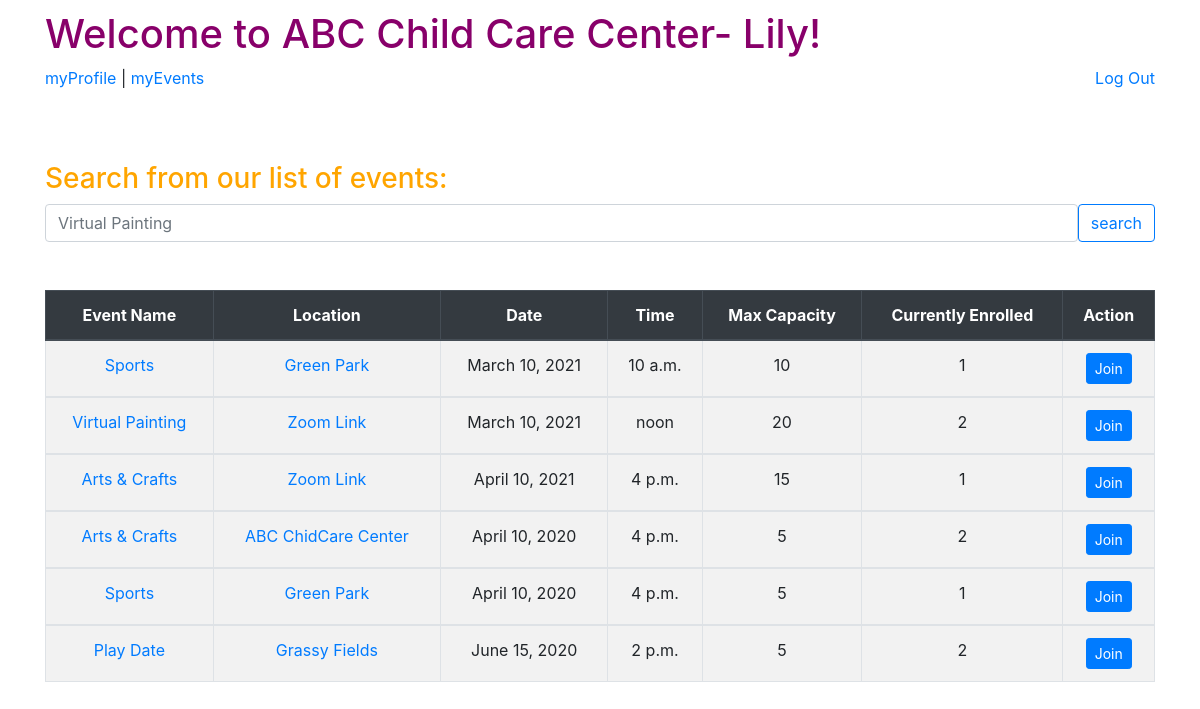
The page /ABC/dashboard (signed in) on the database its author committed.
### group_app/models.py (models this page shows, shortened)
class User(models.Model):
    first_name = models.CharField(max_length=60)
    last_name = models.CharField(max_length=60)
    email = models.EmailField(unique=True)
    password = models.CharField(max_length=100)
    created_at = models.DateTimeField(auto_now_add=True)
    updated_at = models.DateTimeField(auto_now=True)
    objects = UserManager()

class Event(models.Model):
    event_name = models.CharField(max_length=250)
    location = models.CharField(max_length=250)
    event_date = models.DateField()
    event_time = models.TimeField()
    max_capacity = models.IntegerField()
    current_enrolled = models.IntegerField(default=0)
    action_class_full = models.BooleanField(default=False)
    street_address = models.CharField(max_length=255)
    city = models.CharField(max_length=60)
    state = models.CharField(max_length=2)
    zip_code = models.CharField(max_length=5)
    child_event = models.ManyToManyField(Child, related_name='enrolled_child')
    user_event = models.ManyToManyField(User, related_name='enrolled_user')

### group_app/views.py (the view)
# urls.py: path('dashboard', views.dashboard),
def dashboard(request):
    if 'user_id' not in request.session:
        return redirect('/ABC')
    user = User.objects.get(id=request.session['user_id'])
    events = Event.objects.all()
    context = {
        'user': user,
        'events': events,
    }
    return render(request, 'dashboard.html', context)

### group_app/templates/dashboard.html (shortened to what this page needs)
<!DOCTYPE html>
<html lang="en">
<head>
    <link href="https://stackpath.bootstrapcdn.com/bootstrap/4.5.0/css/bootstrap.min.css" rel="stylesheet"
>
    <link rel="stylesheet" href="https://stackpath.bootstrapcdn.com/bootstrap/4.3.1/css/bootstrap.min.css">
    {% load static %}
    <link rel="stylesheet" href="{% static 'css/style.css' %}">
</head>
<body>
    <div class="container">
        <h1>Welcome to ABC Child Care Center- {{ user.first_name }}!</h1>
        <a href="/ABC/myProfile">myProfile </a> | <a href="/ABC/myEvents">myEvents </a>
        <a class="float-right" href="/ABC/logout">Log Out</a>
        <br><br><br><br>
        <h3> Search from our list of events:</h3>
        <div class="input-group">
          <input type="search" id="SearchBox" class="form-control rounded" placeholder="Virtual Painting" aria-label="Search"
            aria-describedby="search-addon" />
          <button type="button" class="btn btn-outline-primary">search</button>
        </div>
        <br>
<br/>
     <table class="table table-striped table-bordered table-hover">
            <thead class="thead-dark">
		  <tr>
			<th scope="col">Event Name</th>
			<th scope="col">Location </th>
			<th scope="col">Date</th>
			<th scope="col">Time</th>
			<th scope="col">Max Capacity</th>
			<th scope="col">Currently Enrolled</th>
			<th scope="col">Action</th>
		  </tr>
    </thead>
           {% for event in events %}
                    <tbody id="myTable">
                        <tr>
                            <td><a href="/ABC/{{event.id}}/confirmJoin">{{event.event_name}}</a></td>
                            <td><a href="/ABC/{{event.id}}/confirmJoin">{{event.location}}</a></td>
                            <td>{{ event.event_date }}</td>
                            <td>{{ event.event_time }}</td>
                            <td>{{ event.max_capacity }}</td>
                            <td>{{ event.child_event.count }}</td>
                            <td>
                              {% if event.max_capacity > event.child_event.count%}
                              <form action="/ABC/event/{{event.id}}/newJoin" method="post">
                              <input class ="btn btn-sm btn-primary" type="submit" value="Join">
                              {% else %}
                              <p> Full </p>
                              {% endif %}
                            </form>
                            </td>
                        </tr>
                    </tbody>
          {% endfor %}
                </table>
<br/><br/>
</body>
</html>

### group_app/static/css/style.css (style rules this page uses)
* { margin:0; padding:0; }
h1 { color: rgb(136, 0, 106); }
.table tr th { text-align: center; }
.table tr td { text-align: center; }
.container { margin-top:10px; }
h3 { color:orange; }

### rows shown on the page
User: first_name "Lily"
Event: event_name "Sports", location "Green Park", event_date "March 10, 2021", event_time "10 a.m.", max_capacity "10", child_event.count "1"
Event: event_name "Virtual Painting", location "Zoom Link", event_date "March 10, 2021", event_time "noon", max_capacity "20", child_event.count "2"
Event: event_name "Arts & Crafts", location "Zoom Link", event_date "April 10, 2021", event_time "4 p.m.", max_capacity "15", child_event.count "1"
Event: event_name "Arts & Crafts", location "ABC ChidCare Center", event_date "April 10, 2020", event_time "4 p.m.", max_capacity "5", child_event.count "2"
Event: event_name "Sports", location "Green Park", event_date "April 10, 2020", event_time "4 p.m.", max_capacity "5", child_event.count "1"
Event: event_name "Play Date", location "Grassy Fields", event_date "June 15, 2020", event_time "2 p.m.", max_capacity "5", child_event.count "2"
